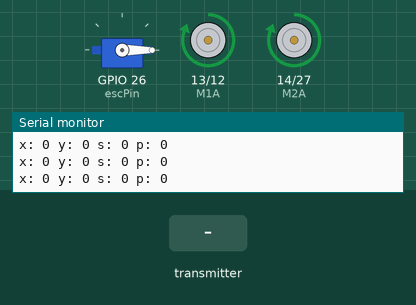
Recording of a sketch running on a simulated ESP32. On the bench: servo, motor-driver pin pairs drawn as motors (green arrow = first pin HIGH = forward, orange = second pin HIGH = backward, longer = more drive), the last lines printed to the serial monitor. The test bench sets the inputs (shaded band).

Above: at 3.2 s.
3.3 s: the transmitter starts sending y = 2048
At 3.9 s:
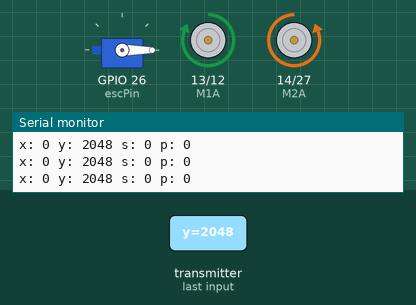
4.9 s: the transmitter starts sending x = 2048
At 6.2 s:
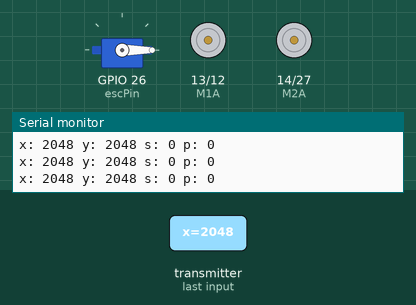
6.5 s: the transmitter starts sending x = 4095
At 7.8 s:
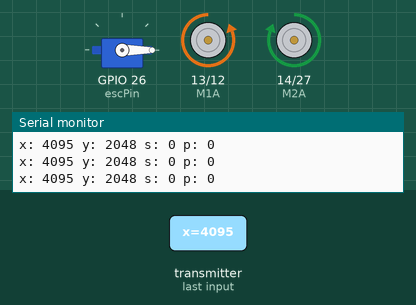
8.1 s: the transmitter starts sending y = 4095
At 9.1 s:
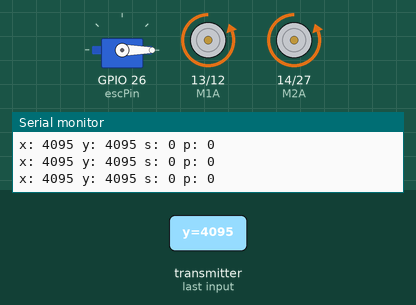
9.7 s: the transmitter starts sending y = 0
At 10.5 s:
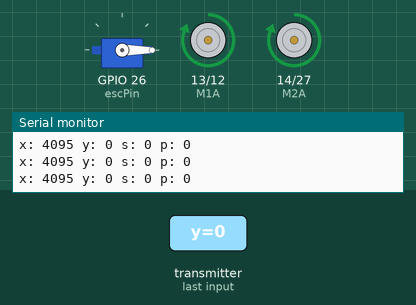
Timing chart, 0 to 12.3 s (numbered marks = the images above; inputs shaded):
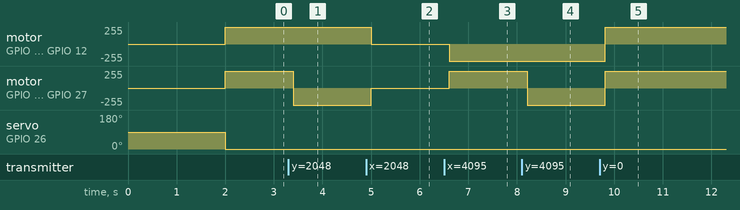

The sketch:

machineN24.ino
```cpp
#include <esp_now.h>
#include <WiFi.h>
#include <ESP32Servo.h>

Servo esc;
int M1A = 13;
int M1B = 12;
int M2A = 14;
int M2B = 27;
int escPin = 26;

typedef struct struct_message {
  int x;
  int y;
  int s;
  int p;
} struct_message;

struct_message incomingData;

void OnDataRecv(const uint8_t * mac, const uint8_t *incomingDataBytes, int len) {
  memcpy(&incomingData, incomingDataBytes, sizeof(incomingData));
}

void setup() {
  Serial.begin(115200);
  WiFi.mode(WIFI_STA);

  if (esp_now_init() != ESP_OK) {
    Serial.println("Błąd inicjalizacji ESP-NOW");
    return;
  }

  esp_now_register_recv_cb(OnDataRecv);

  pinMode(M1A, OUTPUT);
  pinMode(M1B, OUTPUT);
  pinMode(M2A, OUTPUT);
  pinMode(M2B, OUTPUT);

  digitalWrite(M1A, LOW);
  digitalWrite(M1B, LOW);
  digitalWrite(M2A, LOW);
  digitalWrite(M2B, LOW);

  esc.attach(escPin, 1000, 2000);
  delay(2000);
}

void loop() {
  Serial.print("x: ");
  Serial.print(incomingData.x);
  Serial.print(" y: ");
  Serial.print(incomingData.y);
  Serial.print(" s: ");
  Serial.print(incomingData.s);
  Serial.print(" p: ");
  Serial.println(incomingData.p);
  int x = incomingData.x;
  int y = incomingData.y;
  int s = incomingData.s;
  int p = incomingData.p;

  if(s == 1 && p > 50){
    p = map(p, 0, 1023, 1000, 2000);
    esc.writeMicroseconds(p);
  } else {
    esc.writeMicroseconds(1000);
  }

  if (y > 3000) {
    digitalWrite(M1A, LOW);
    digitalWrite(M1B, HIGH);
    digitalWrite(M2A, LOW);
    digitalWrite(M2B, HIGH);
  }
  else if (y < 1500) {
    digitalWrite(M1A, HIGH);
    digitalWrite(M1B, LOW);
    digitalWrite(M2A, HIGH);
    digitalWrite(M2B, LOW);
  }
  else if (x > 3000) {
    digitalWrite(M1A, LOW);
    digitalWrite(M1B, HIGH);
    digitalWrite(M2A, HIGH);
    digitalWrite(M2B, LOW);
  }
  else if (x < 1500) {
    digitalWrite(M1A, HIGH);
    digitalWrite(M1B, LOW);
    digitalWrite(M2A, LOW);
    digitalWrite(M2B, HIGH);
  }
  else {
    digitalWrite(M1A, LOW);
    digitalWrite(M1B, LOW);
    digitalWrite(M2A, LOW);
    digitalWrite(M2B, LOW);
  }
  delay(100);
}
```

Measured:
- after the input at 3.3 s, motor on GPIO 14 (M2A) / GPIO 27 (M2B): forward 255/255 → backward 255/255 after 0.10 s
- after the input at 4.9 s, motor on GPIO 13 (M1A) / GPIO 12 (M1B): forward 255/255 → stopped after 0.11 s; motor on GPIO 14 (M2A) / GPIO 27 (M2B): backward 255/255 → stopped after 0.11 s
- after the input at 6.5 s, motor on GPIO 13 (M1A) / GPIO 12 (M1B): stopped → backward 255/255 after 0.11 s; motor on GPIO 14 (M2A) / GPIO 27 (M2B): stopped → forward 255/255 after 0.11 s
- after the input at 8.1 s, motor on GPIO 14 (M2A) / GPIO 27 (M2B): forward 255/255 → backward 255/255 after 0.11 s
- after the input at 9.7 s, motor on GPIO 13 (M1A) / GPIO 12 (M1B), motor on GPIO 14 (M2A) / GPIO 27 (M2B): backward 255/255 → forward 255/255 after 0.12 s
